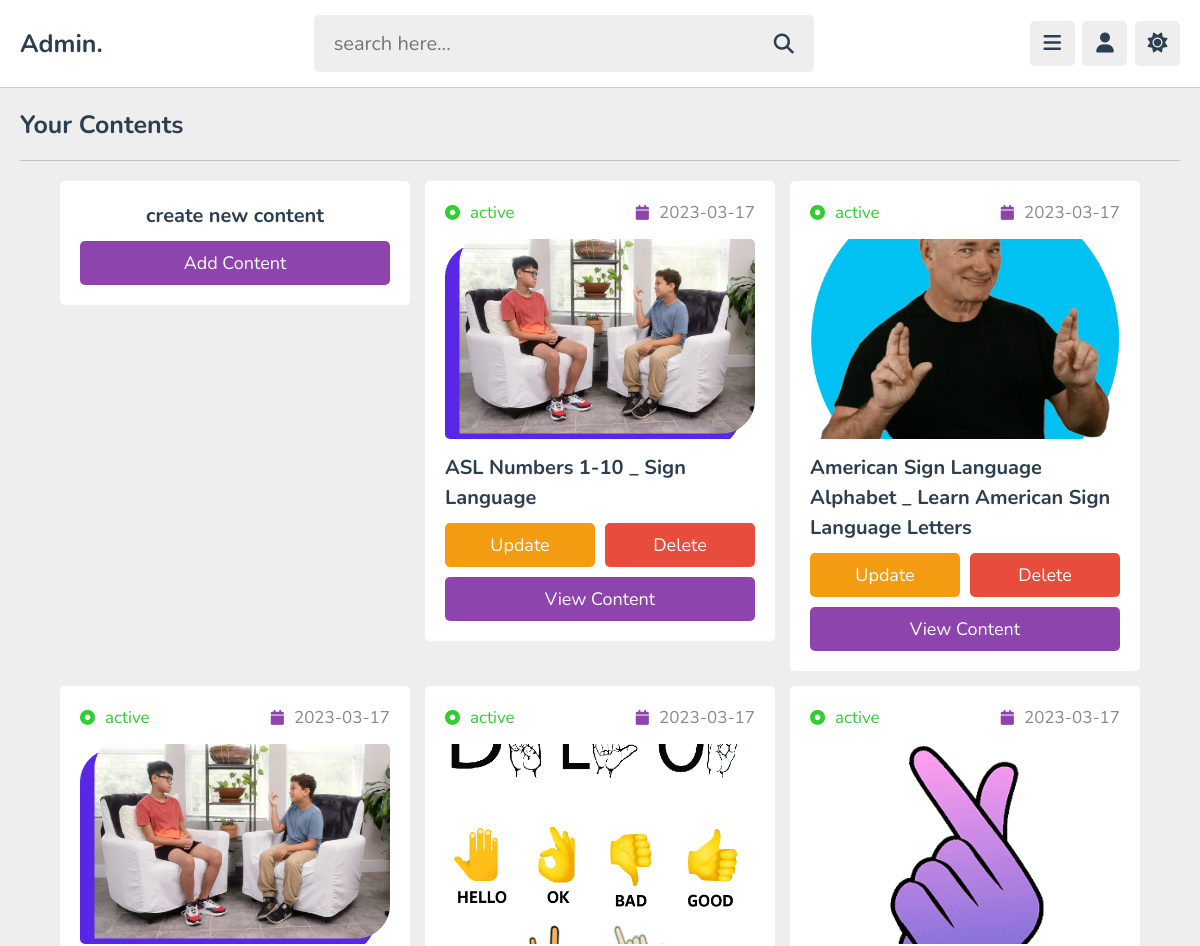
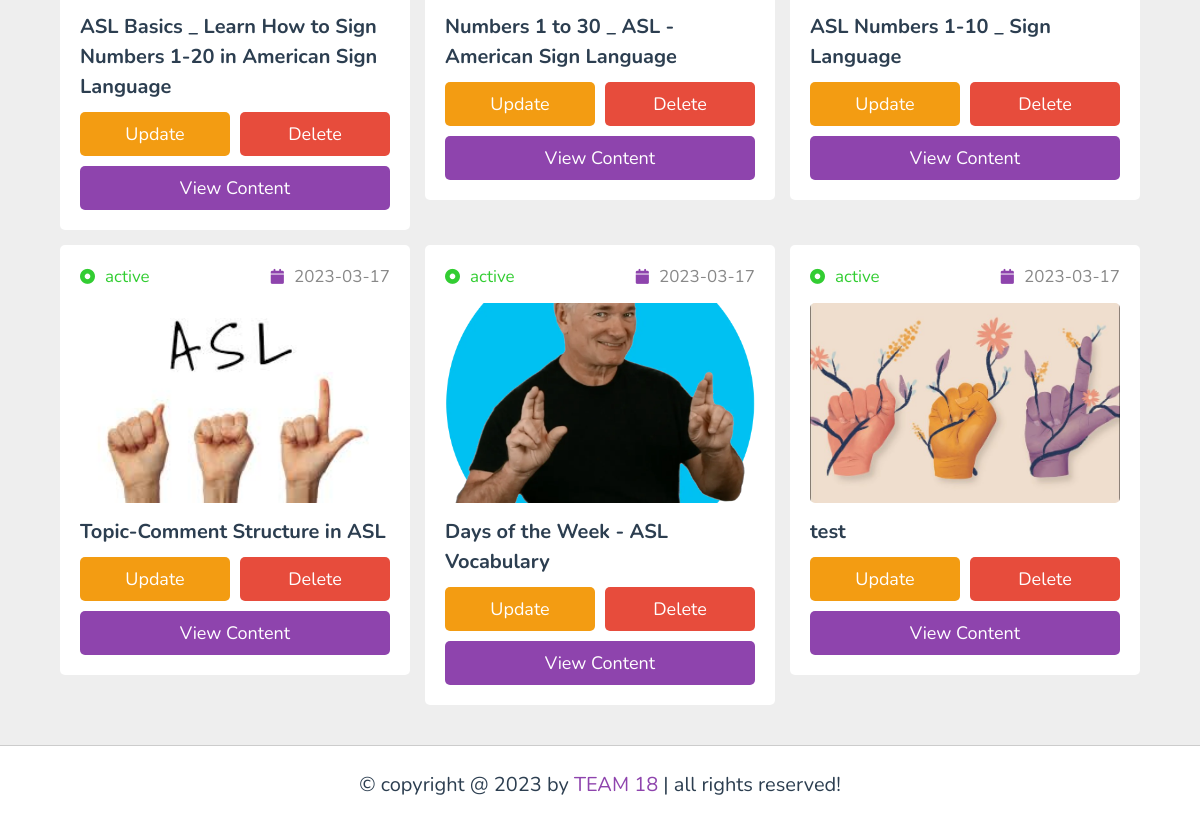
The page /admin/contents.php (signed in) on the database its author committed (2 pictures, top to bottom).
### tables this page shows
CREATE TABLE `content` (
  `id` varchar(20) NOT NULL,
  `tutor_id` varchar(20) NOT NULL,
  `playlist_id` varchar(20) NOT NULL,
  `title` varchar(100) NOT NULL,
  `description` varchar(1000) NOT NULL,
  `video` varchar(100) NOT NULL,
  `thumb` varchar(100) NOT NULL,
  `date` date NOT NULL DEFAULT current_timestamp(),
  `status` varchar(20) NOT NULL DEFAULT 'deactive'
);

### admin/contents.php (the view, shortened to what this page needs)
<?php
include '../components/connect.php';
if(isset($_COOKIE['tutor_id'])){
   $tutor_id = $_COOKIE['tutor_id'];
}else{
   $tutor_id = '';
   header('location:login.php');
}
?>
<!DOCTYPE html>
<html lang="en">
<head>
   <link rel="stylesheet" href="https://cdnjs.cloudflare.com/ajax/libs/font-awesome/6.2.0/css/all.min.css">
   <link rel="stylesheet" href="../css/admin_style.css">
</head>
<body>
<?php include '../components/admin_header.php'; ?>
<section class="contents">
   <h1 class="heading">your contents</h1>
   <div class="box-container">
   <div class="box" style="text-align: center;">
      <h3 class="title" style="margin-bottom: .5rem;">create new content</h3>
      <a href="add_content.php" class="btn">add content</a>
   </div>
   <?php
      $select_videos = $conn->prepare("SELECT * FROM `content` WHERE tutor_id = ? ORDER BY date DESC");
      $select_videos->execute([$tutor_id]);
      if($select_videos->rowCount() > 0){
         while($fecth_videos = $select_videos->fetch(PDO::FETCH_ASSOC)){
            $video_id = $fecth_videos['id'];
   ?>
      <div class="box">
         <div class="flex">
            <div><i class="fas fa-dot-circle" style="<?php if($fecth_videos['status'] == 'active'){echo 'color:limegreen'; }else{echo 'color:red';} ?>"></i><span style="<?php if($fecth_videos['status'] == 'active'){echo 'color:limegreen'; }else{echo 'color:red';} ?>"><?= $fecth_videos['status']; ?></span></div>
            <div><i class="fas fa-calendar"></i><span><?= $fecth_videos['date']; ?></span></div>
         </div>
         <img src="../uploaded_files/<?= $fecth_videos['thumb']; ?>" class="thumb" alt="">
         <h3 class="title"><?= $fecth_videos['title']; ?></h3>
         <form action="" method="post" class="flex-btn">
            <a href="update_content.php?get_id=<?= $video_id; ?>" class="option-btn">update</a>
            <input type="submit" value="delete" class="delete-btn" onclick="return confirm('delete this video?');" name="delete_video">
         </form>
         <a href="view_content.php?get_id=<?= $video_id; ?>" class="btn">view content</a>
      </div>
   <?php
         }
      }else{
         echo '<p class="empty">no contents added yet!</p>';
      }
   ?>
   </div>
</section>
<?php include '../components/footer.php'; ?>
</body>
</html>

### components/admin_header.php (shortened to what this page needs)
<header class="header">
   <section class="flex">
      <a href="dashboard.php" class="logo">Admin.</a>
      <form action="search_page.php" method="post" class="search-form">
         <input type="text" name="search" placeholder="search here..." required maxlength="100">
         <button type="submit" class="fas fa-search" name="search_btn"></button>
      </form>
      <div class="icons">
         <div id="menu-btn" class="fas fa-bars"></div>
         <div id="user-btn" class="fas fa-user"></div>
         <div id="toggle-btn" class="fas fa-sun"></div>
      </div>
   </section>
</header>

### components/footer.php
<footer class="footer">
   &copy; copyright @ <?= date('Y'); ?> by <span>TEAM 18</span> | all rights reserved!
</footer>

### css/admin_style.css (style rules this page uses)
:root { --main-color:#8e44ad; --red:#e74c3c; --oragen:#f39c12; --white:#fff; --black:#2c3e50; --light-color:#888; --light-bg:#eee; --border:.1rem solid rgba(0,0,0,.2); }
* { font-family: 'Nunito', sans-serif; margin: 0; padding: 0; box-sizing: border-box; outline: none; border: none; text-decoration: none; }
html { font-size: 62.5%; overflow-x: hidden; }
body { background-color: var(--light-bg); padding-left: 30rem; }
section { padding:2rem; max-width: 1200px; margin: 0 auto; }
.btn, .option-btn, .delete-btn, .inline-btn, .inline-option-btn, .inline-delete-btn { border-radius: .5rem; padding: 1rem 3rem; font-size: 1.8rem; color: #fff; margin-top: 1rem; text-transform: capitalize; cursor: pointer; text-align: center; }
.btn, .option-btn, .delete-btn { display: block; width: 100%; }
.btn, .inline-btn { background-color: var(--main-color); }
.option-btn, .inline-option-btn { background-color: var(--oragen); }
.delete-btn, .inline-delete-btn { background-color: var(--red); }
.flex-btn { display:flex; gap: 1rem; }
.heading { padding-bottom: 1.8rem; border-bottom: var(--border); font-size: 2.5rem; color: var(--black); text-transform: capitalize; margin-bottom: 2rem; }
.header { background-color: var(--white); border-bottom: var(--border); position: sticky; top: 0; left: 0; right: 0; z-index: 1000; }
.header .flex { padding: 1.5rem 2rem; position: relative; display: flex; align-items: center; justify-content: space-between; }
.header .flex .logo { font-size: 2.5rem; color: var(--black); font-weight: bolder; }
.header .flex .search-form { width: 50rem; border-radius: .5rem; display: flex; align-items: center; gap: 2rem; padding: 1.5rem 2rem; background-color: var(--light-bg); }
.header .flex .search-form input { width: 100%; background:none; font-size: 2rem; color: var(--black); }
.header .flex .search-form button { font-size: 2rem; color: var(--black); cursor: pointer; background: none; }
.header .flex .icons div { font-size: 2rem; color: var(--black); border-radius: .5rem; height: 4.5rem; cursor: pointer; width: 4.5rem; line-height: 4.4rem; background-color: var(--light-bg); text-align: center; margin-left: .5rem; }
.contents .box-container { display: grid; grid-template-columns: repeat(auto-fit, 35rem); align-items: flex-start; justify-content: center; gap: 1.5rem; }
.contents .box-container .box { border-radius: .5rem; background-color: var(--white); padding: 2rem; overflow-x: hidden; }
.contents .box-container .box .thumb { height: 20rem; width: 100%; border-radius: .5rem; object-fit: cover; margin: 1rem 0; }
.contents .box-container .box .flex { display: flex; align-items: center; justify-content: space-between; gap: 1.5rem; margin-bottom: .5rem; }
.contents .box-container .box .flex i { font-size: 1.5rem; color: var(--main-color); margin-right: 1rem; }
.contents .box-container .box .flex span { color: var(--light-color); font-size: 1.7rem; }
.contents .box-container .box .title { font-size: 2rem; color: var(--black); line-height: 1.5; text-overflow: ellipsis; overflow-x: hidden; }
.footer { position: sticky; bottom: 0; right: 0; left: 0; background-color: var(--white); border-top: var(--border); padding:2.5rem 2rem; text-align: center; color: var(--black); font-size: 2rem; margin-top: 2rem; z-index: 1000; }
.footer span { color: var(--main-color); }
@media (max-width:1200px) { body { padding-left: 0; } }

### rows shown on the page
content: status "active", date "2023-03-17", thumb (picture), title "ASL Numbers 1-10 _ Sign Language"
content: status "active", date "2023-03-17", thumb (picture), title "American Sign Language Alphabet _ Learn American Sign Language Letters"
content: status "active", date "2023-03-17", thumb (picture), title "ASL Basics _ Learn How to Sign Numbers 1-20 in American Sign Language"
content: status "active", date "2023-03-17", thumb (picture), title "Numbers 1 to 30 _ ASL - American Sign Language"
content: status "active", date "2023-03-17", thumb (picture), title "ASL Numbers 1-10 _ Sign Language"
content: status "active", date "2023-03-17", thumb (picture), title "Topic-Comment Structure in ASL"
content: status "active", date "2023-03-17", thumb (picture), title "Days of the Week - ASL Vocabulary"
content: status "active", date "2023-03-17", thumb (picture), title "test"
